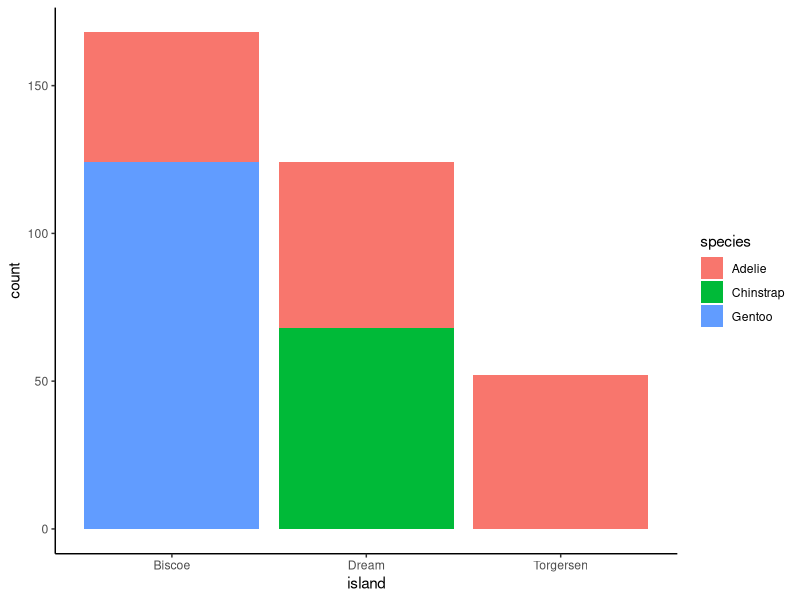
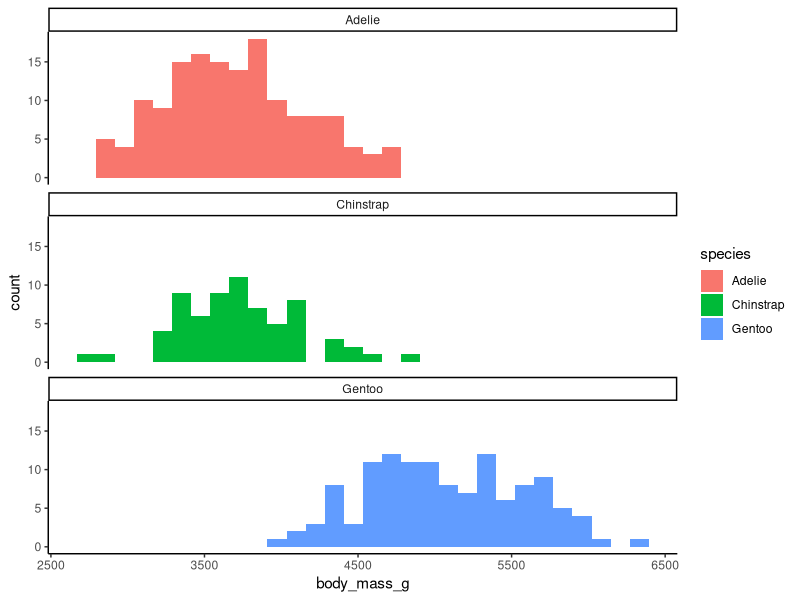
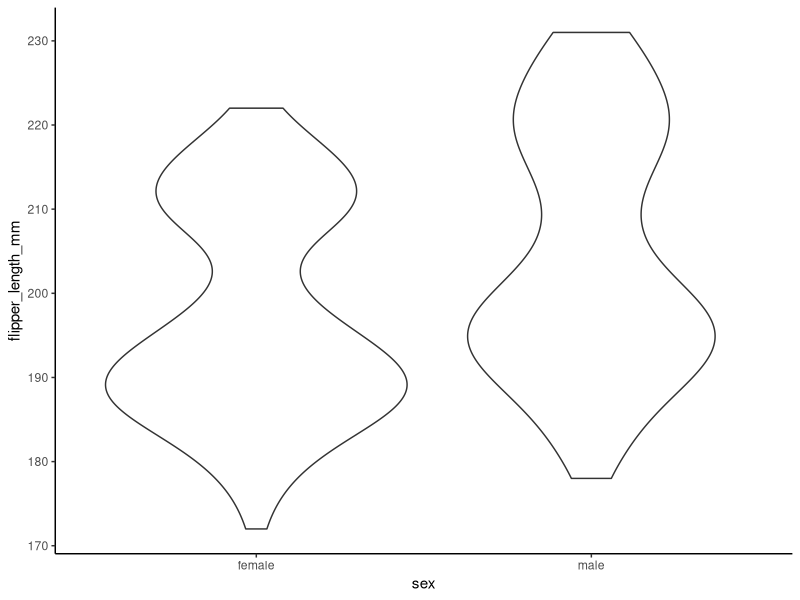
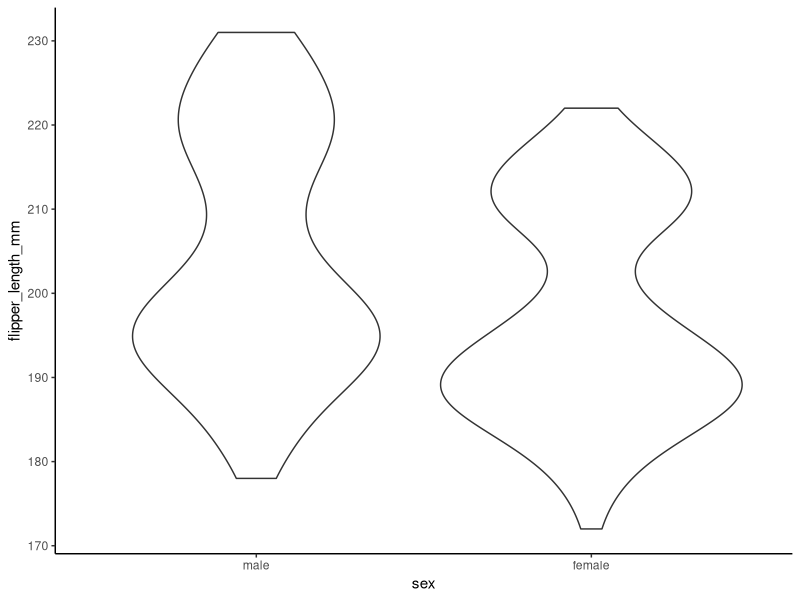

The R source for these figures, in order:
## ---- chunk 1
library(tidyverse)
library(palmerpenguins)
## ---- chunk 2
glimpse(penguins)
## ---- chunk 3
names(penguins)
## ---- chunk 4
penguins %>% 
  count(species)
## ---- chunk 5
penguins %>% 
  ggplot(aes(x = island, fill = species)) +
  geom_bar() +
  theme_classic()
## ---- chunk 6
penguins %>% 
  ggplot(aes(x = body_mass_g, fill = species)) +
  geom_histogram() +
  facet_wrap(~species, 
             ncol = 1) +
  theme_classic()
## ---- chunk 7
penguins_flippers <- penguins %>% 
  select(flipper_length_mm, sex, island, species) %>% 
  filter(!is.na(flipper_length_mm),
         !is.na(sex),
         !is.na(island),
         !is.na(species))
## ---- chunk 8
penguins_flippers %>% 
  ggplot(aes(x = sex, y = flipper_length_mm)) +
  geom_violin() +
  theme_classic()
## ---- chunk 9
penguins_flippers %>% 
  mutate(sex = fct_relevel(sex, "male", "female")) %>% 
    ggplot(aes(x = sex, y = flipper_length_mm)) +
    geom_violin() +
    theme_classic()
## ---- chunk 10
penguins_with_issues <- read_csv("midterm/data/penguins-issues.csv")
glimpse(penguins_with_issues)
## ---- chunk 11
penguins_with_issues <- read_csv("midterm/data/penguins-issues.csv", na = c(".", "#"), name_repair = "universal")
glimpse(penguins_with_issues)
